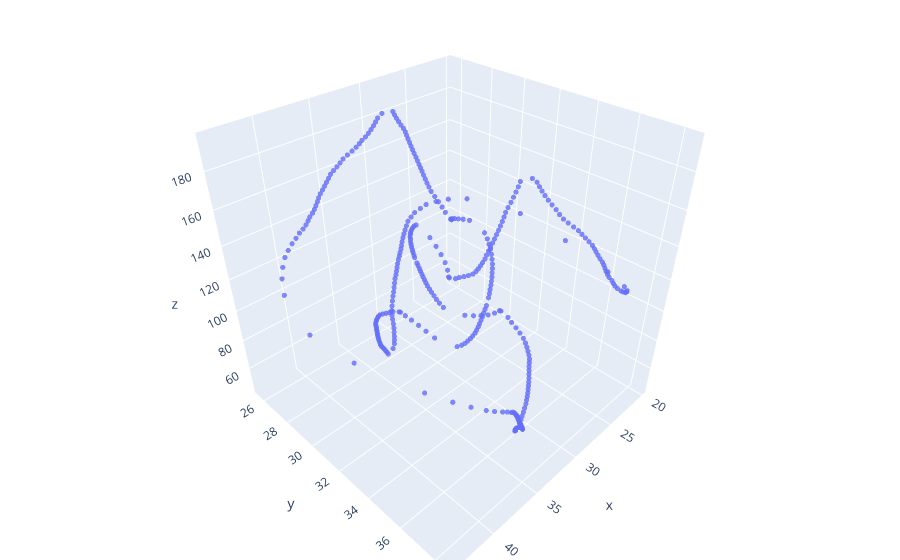

Notebook code for this chart:
### Markdown cell above
Now propagate the knot up to a certain, pre-defined distance

### Code cell
FB = PropKnots(z0, nz, field, maxx, la, False, compress_len=64) # Backwards propagation direction 
F = PropKnots(z0, nz, field, maxx, la, True, compress_len=64) # Forwards propagation direction 

# Swap the elements of the backwards propagating array s.t. the field at z=0 is at the end
temp = FB.copy()
for i in range(len(FB)):
    FB[i] = temp[len(FB)-1-i]

# Store forward/backwards propagated beams onto a single array. 
TP = np.concatenate((FB,F))

# Now compute and plot the singularities. The plotted singularities are scaled in the z-direction by a factor of 2 
sing = Singular2(TP,True)
KnotPlot(sing,2)

### Figure 1 — Plotly figure (JSON) as saved in the notebook; plotly's stock layout.template omitted (floating-point values rounded to 4 significant figures; data arrays with more than 128 entries replaced by an {"elided": "..."} marker saying what was removed)
{"data": [{"marker": {"opacity": 0.8, "size": 3}, "mode": "markers", "type": "scatter3d", "x": {"elided": "355 float values"}, "y": {"elided": "355 float values"}, "z": {"elided": "355 int values"}}], "layout": {"margin": {"b": 0, "l": 0, "r": 0, "t": 0}}}
